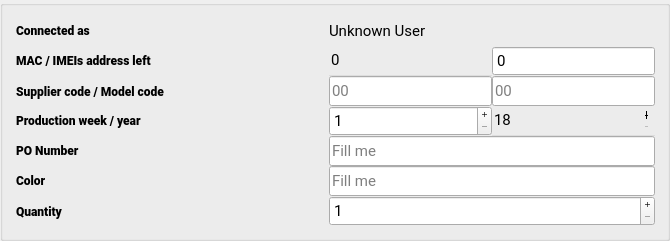
         <widget class="QGroupBox" name="groupBox">
          <property name="sizePolicy">
           <sizepolicy hsizetype="Expanding" vsizetype="Expanding">
            <horstretch>0</horstretch>
            <verstretch>0</verstretch>
           </sizepolicy>
          </property>
          <property name="minimumSize">
           <size>
            <width>0</width>
            <height>0</height>
           </size>
          </property>
          <property name="maximumSize">
           <size>
            <width>16777215</width>
            <height>310</height>
           </size>
          </property>
          <property name="styleSheet">
           <string notr="true"/>
          </property>
          <widget class="QWidget" name="gridLayoutWidget">
           <property name="geometry">
            <rect>
             <x>10</x>
             <y>10</y>
             <width>651</width>
             <height>222</height>
            </rect>
           </property>
           <layout class="QGridLayout" name="gridLayout_3">
            <property name="sizeConstraint">
             <enum>QLayout::SetMinimumSize</enum>
            </property>
            <property name="leftMargin">
             <number>6</number>
            </property>
            <property name="topMargin">
             <number>6</number>
            </property>
            <property name="rightMargin">
             <number>6</number>
            </property>
            <property name="bottomMargin">
             <number>6</number>
            </property>
            <property name="spacing">
             <number>0</number>
            </property>
            <item row="3" column="2">
             <widget class="QLineEdit" name="txt_supplier">
              <property name="sizePolicy">
               <sizepolicy hsizetype="Expanding" vsizetype="Fixed">
                <horstretch>0</horstretch>
                <verstretch>0</verstretch>
               </sizepolicy>
              </property>
              <property name="minimumSize">
               <size>
                <width>0</width>
                <height>30</height>
               </size>
              </property>
              <property name="font">
               <font>
                <family>Roboto</family>
                <pointsize>11</pointsize>
               </font>
              </property>
              <property name="styleSheet">
               <string/>
              </property>
              <property name="text">
               <string/>
              </property>
              <property name="readOnly">
               <bool>true</bool>
              </property>
              <property name="placeholderText">
               <string>00</string>
              </property>
             </widget>
            </item>
            <item row="6" column="0">
             <widget class="QLabel" name="lbl_po_number">
              <property name="sizePolicy">
               <sizepolicy hsizetype="Maximum" vsizetype="Fixed">
                <horstretch>0</horstretch>
                <verstretch>0</verstretch>
               </sizepolicy>
              </property>
              <property name="minimumSize">
               <size>
                <width>150</width>
                <height>0</height>
               </size>
              </property>
              <property name="font">
               <font>
                <family>Roboto Black</family>
                <weight>75</weight>
                <bold>true</bold>
               </font>
              </property>
              <property name="styleSheet">
               <string notr="true"/>
              </property>
              <property name="text">
               <string>PO Number</string>
              </property>
              <property name="alignment">
               <set>Qt::AlignLeading|Qt::AlignLeft|Qt::AlignVCenter</set>
              </property>
             </widget>
            </item>
            <item row="5" column="0">
             <widget class="QLabel" name="lbl_prod_date">
              <property name="sizePolicy">
               <sizepolicy hsizetype="Preferred" vsizetype="Fixed">
                <horstretch>0</horstretch>
                <verstretch>0</verstretch>
               </sizepolicy>
              </property>
              <property name="font">
               <font>
                <family>Roboto Black</family>
                <weight>75</weight>
                <bold>true</bold>
               </font>
              </property>
              <property name="styleSheet">
               <string notr="true"/>
              </property>
              <property name="text">
               <string>Production week / year</string>
              </property>
              <property name="alignment">
               <set>Qt::AlignLeading|Qt::AlignLeft|Qt::AlignVCenter</set>
              </property>
             </widget>
            </item>
            <item row="5" column="3">
             <widget class="QSpinBox" name="sp_year">
              <property name="sizePolicy">
               <sizepolicy hsizetype="Expanding" vsizetype="Fixed">
                <horstretch>0</horstretch>
                <verstretch>0</verstretch>
               </sizepolicy>
              </property>
              <property name="minimumSize">
               <size>
                <width>0</width>
                <height>30</height>
               </size>
              </property>
              <property name="font">
               <font>
                <family>Roboto</family>
                <pointsize>11</pointsize>
               </font>
              </property>
              <property name="styleSheet">
               <string notr="true">QSpinBox, QSpinBox:hover {
    border: none;
    padding-bottom: 2px;
    border-bottom: 1px solid #dddddd;
    background-color:rgba(0,0,0,0);
}

QSpinBox:editable{
    border: none;
    padding-bottom: 2px;
    border-bottom: 2px solid #b2dfdb;
    font-size: 20px;
}

QLineEdit:disabled{
    border: 0px solid white;
    padding-bottom: 2px;
    border-bottom: 2px solid #eeeeee;
}

QSpinBox:focus{
    border: 0px solid white;
    padding-bottom: 2px;
    border-bottom: 2px solid #00695c;
    color: #111111;
}
QSpinBox:pressed {
    border: none;
    padding-bottom: 2px;
    border-bottom: 2px solid #00695c;
}
</string>
              </property>
              <property name="buttonSymbols">
               <enum>QAbstractSpinBox::PlusMinus</enum>
              </property>
              <property name="minimum">
               <number>18</number>
              </property>
              <property name="maximum">
               <number>99</number>
              </property>
              <property name="value">
               <number>18</number>
              </property>
             </widget>
            </item>
            <item row="2" column="3">
             <widget class="QSpinBox" name="sp_imei_left">
              <property name="enabled">
               <bool>true</bool>
              </property>
              <property name="sizePolicy">
               <sizepolicy hsizetype="Expanding" vsizetype="Fixed">
                <horstretch>0</horstretch>
                <verstretch>0</verstretch>
               </sizepolicy>
              </property>
              <property name="minimumSize">
               <size>
                <width>0</width>
                <height>30</height>
               </size>
              </property>
              <property name="font">
               <font>
                <family>Roboto</family>
                <pointsize>11</pointsize>
               </font>
              </property>
              <property name="styleSheet">
               <string notr="true"/>
              </property>
              <property name="readOnly">
               <bool>true</bool>
              </property>
              <property name="buttonSymbols">
               <enum>QAbstractSpinBox::NoButtons</enum>
              </property>
              <property name="maximum">
               <number>1000000000</number>
              </property>
             </widget>
            </item>
            <item row="2" column="2">
             <widget class="QSpinBox" name="sp_mac_left">
              <property name="sizePolicy">
               <sizepolicy hsizetype="Expanding" vsizetype="Fixed">
                <horstretch>0</horstretch>
                <verstretch>0</verstretch>
               </sizepolicy>
              </property>
              <property name="minimumSize">
               <size>
                <width>0</width>
                <height>30</height>
               </size>
              </property>
              <property name="font">
               <font>
                <family>Roboto</family>
                <pointsize>11</pointsize>
               </font>
              </property>
              <property name="styleSheet">
               <string notr="true">QSpinBox, QSpinBox:hover {
    border: none;
    padding-bottom: 2px;
    border-bottom: 1px solid #dddddd;
    background-color:rgba(0,0,0,0);
}

QSpinBox:editable{
    border: none;
    padding-bottom: 2px;
    border-bottom: 2px solid #b2dfdb;
    font-size: 20px;
}

QLineEdit:disabled{
    border: 0px solid white;
    padding-bottom: 2px;
    border-bottom: 2px solid #eeeeee;
}

QSpinBox:focus{
    border: 0px solid white;
    padding-bottom: 2px;
    border-bottom: 2px solid #00695c;
    color: #111111;
}
QSpinBox:pressed {
    border: none;
    padding-bottom: 2px;
    border-bottom: 2px solid #00695c;
}
</string>
              </property>
              <property name="readOnly">
               <bool>true</bool>
              </property>
              <property name="buttonSymbols">
               <enum>QAbstractSpinBox::NoButtons</enum>
              </property>
              <property name="maximum">
               <number>1000000000</number>
              </property>
             </widget>
            </item>
            <item row="7" column="0">
             <widget class="QLabel" name="lbl_color">
              <property name="sizePolicy">
               <sizepolicy hsizetype="Maximum" vsizetype="Fixed">
                <horstretch>0</horstretch>
                <verstretch>0</verstretch>
               </sizepolicy>
              </property>
              <property name="minimumSize">
               <size>
                <width>150</width>
                <height>0</height>
               </size>
              </property>
              <property name="font">
               <font>
                <family>Roboto Black</family>
                <weight>75</weight>
                <bold>true</bold>
               </font>
              </property>
              <property name="styleSheet">
               <string notr="true"/>
              </property>
              <property name="text">
               <string>Color</string>
              </property>
              <property name="alignment">
               <set>Qt::AlignLeading|Qt::AlignLeft|Qt::AlignVCenter</set>
              </property>
             </widget>
            </item>
            <item row="2" column="0">
             <widget class="QLabel" name="lbl_mac_left">
              <property name="sizePolicy">
               <sizepolicy hsizetype="Preferred" vsizetype="Fixed">
                <horstretch>0</horstretch>
                <verstretch>0</verstretch>
               </sizepolicy>
              </property>
              <property name="font">
               <font>
                <family>Roboto Black</family>
                <weight>75</weight>
                <bold>true</bold>
               </font>
              </property>
              <property name="styleSheet">
               <string notr="true"/>
              </property>
              <property name="text">
               <string>MAC / IMEIs address left</string>
              </property>
              <property name="alignment">
               <set>Qt::AlignLeading|Qt::AlignLeft|Qt::AlignVCenter</set>
              </property>
             </widget>
            </item>
            <item row="0" column="2" colspan="2">
             <widget class="QLabel" name="txt_user">
              <property name="sizePolicy">
               <sizepolicy hsizetype="Expanding" vsizetype="Fixed">
                <horstretch>0</horstretch>
                <verstretch>0</verstretch>
               </sizepolicy>
              </property>
              <property name="minimumSize">
               <size>
                <width>0</width>
                <height>30</height>
               </size>
              </property>
              <property name="font">
               <font>
                <family>Roboto</family>
                <pointsize>11</pointsize>
               </font>
              </property>
              <property name="styleSheet">
               <string notr="true"/>
              </property>
              <property name="text">
               <string>Unknown User</string>
              </property>
             </widget>
            </item>
            <item row="0" column="0">
             <widget class="QLabel" name="lbl_connect">
              <property name="sizePolicy">
               <sizepolicy hsizetype="Preferred" vsizetype="Fixed">
                <horstretch>0</horstretch>
                <verstretch>0</verstretch>
               </sizepolicy>
              </property>
              <property name="font">
               <font>
                <family>Roboto Black</family>
                <weight>75</weight>
                <bold>true</bold>
               </font>
              </property>
              <property name="styleSheet">
               <string notr="true"/>
              </property>
              <property name="text">
               <string>Connected as</string>
              </property>
              <property name="alignment">
               <set>Qt::AlignLeading|Qt::AlignLeft|Qt::AlignVCenter</set>
              </property>
             </widget>
            </item>
            <item row="7" column="2" colspan="2">
             <widget class="QLineEdit" name="txt_color">
              <property name="sizePolicy">
               <sizepolicy hsizetype="Expanding" vsizetype="Fixed">
                <horstretch>0</horstretch>
                <verstretch>0</verstretch>
               </sizepolicy>
              </property>
              <property name="minimumSize">
               <size>
                <width>0</width>
                <height>30</height>
               </size>
              </property>
              <property name="font">
               <font>
                <family>Roboto</family>
                <pointsize>11</pointsize>
               </font>
              </property>
              <property name="styleSheet">
               <string notr="true"/>
              </property>
              <property name="inputMask">
               <string/>
              </property>
              <property name="text">
               <string/>
              </property>
              <property name="maxLength">
               <number>32767</number>
              </property>
              <property name="placeholderText">
               <string>Fill me</string>
              </property>
             </widget>
            </item>
            <item row="5" column="2">
             <widget class="QSpinBox" name="sp_week">
              <property name="sizePolicy">
               <sizepolicy hsizetype="Expanding" vsizetype="Fixed">
                <horstretch>0</horstretch>
                <verstretch>0</verstretch>
               </sizepolicy>
              </property>
              <property name="minimumSize">
               <size>
                <width>0</width>
                <height>30</height>
               </size>
              </property>
              <property name="font">
               <font>
                <family>Roboto</family>
                <pointsize>11</pointsize>
               </font>
              </property>
              <property name="styleSheet">
               <string notr="true"/>
              </property>
              <property name="buttonSymbols">
               <enum>QAbstractSpinBox::PlusMinus</enum>
              </property>
              <property name="minimum">
               <number>1</number>
              </property>
              <property name="maximum">
               <number>54</number>
              </property>
             </widget>
            </item>
            <item row="8" column="2" colspan="2">
             <widget class="QSpinBox" name="sp_qty">
              <property name="sizePolicy">
               <sizepolicy hsizetype="Expanding" vsizetype="Fixed">
                <horstretch>0</horstretch>
                <verstretch>0</verstretch>
               </sizepolicy>
              </property>
              <property name="minimumSize">
               <size>
                <width>0</width>
                <height>30</height>
               </size>
              </property>
              <property name="font">
               <font>
                <family>Roboto</family>
                <pointsize>11</pointsize>
               </font>
              </property>
              <property name="styleSheet">
               <string notr="true"/>
              </property>
              <property name="buttonSymbols">
               <enum>QAbstractSpinBox::PlusMinus</enum>
              </property>
              <property name="minimum">
               <number>1</number>
              </property>
              <property name="maximum">
               <number>100000</number>
              </property>
             </widget>
            </item>
            <item row="6" column="2" colspan="2">
             <widget class="QLineEdit" name="txt_po_number">
              <property name="sizePolicy">
               <sizepolicy hsizetype="Expanding" vsizetype="Fixed">
                <horstretch>0</horstretch>
                <verstretch>0</verstretch>
               </sizepolicy>
              </property>
              <property name="minimumSize">
               <size>
                <width>0</width>
                <height>30</height>
               </size>
              </property>
              <property name="font">
               <font>
                <family>Roboto</family>
                <pointsize>11</pointsize>
               </font>
              </property>
              <property name="styleSheet">
               <string notr="true"/>
              </property>
              <property name="text">
               <string/>
              </property>
              <property name="placeholderText">
               <string>Fill me</string>
              </property>
             </widget>
            </item>
            <item row="3" column="0">
             <widget class="QLabel" name="label_2">
              <property name="font">
               <font>
                <family>Roboto Black</family>
                <weight>75</weight>
                <bold>true</bold>
               </font>
              </property>
              <property name="styleSheet">
               <string notr="true"/>
              </property>
              <property name="text">
               <string>Supplier code / Model code</string>
              </property>
              <property name="alignment">
               <set>Qt::AlignLeading|Qt::AlignLeft|Qt::AlignVCenter</set>
              </property>
             </widget>
            </item>
            <item row="3" column="3">
             <widget class="QLineEdit" name="txt_model">
              <property name="sizePolicy">
               <sizepolicy hsizetype="Expanding" vsizetype="Fixed">
                <horstretch>0</horstretch>
                <verstretch>0</verstretch>
               </sizepolicy>
              </property>
              <property name="minimumSize">
               <size>
                <width>0</width>
                <height>30</height>
               </size>
              </property>
              <property name="font">
               <font>
                <family>Roboto</family>
                <pointsize>11</pointsize>
               </font>
              </property>
              <property name="styleSheet">
               <string notr="true"/>
              </property>
              <property name="readOnly">
               <bool>true</bool>
              </property>
              <property name="placeholderText">
               <string>00</string>
              </property>
             </widget>
            </item>
            <item row="8" column="0">
             <widget class="QLabel" name="lbl_qty">
              <property name="font">
               <font>
                <family>Roboto Black</family>
                <weight>75</weight>
                <bold>true</bold>
               </font>
              </property>
              <property name="styleSheet">
               <string notr="true"/>
              </property>
              <property name="text">
               <string>Quantity</string>
              </property>
              <property name="alignment">
               <set>Qt::AlignLeading|Qt::AlignLeft|Qt::AlignVCenter</set>
              </property>
             </widget>
            </item>
            <item row="3" column="1">
             <spacer name="horizontalSpacer">
              <property name="orientation">
               <enum>Qt::Horizontal</enum>
              </property>
              <property name="sizeHint" stdset="0">
               <size>
                <width>40</width>
                <height>20</height>
               </size>
              </property>
             </spacer>
            </item>
           </layout>
          </widget>
         </widget>
